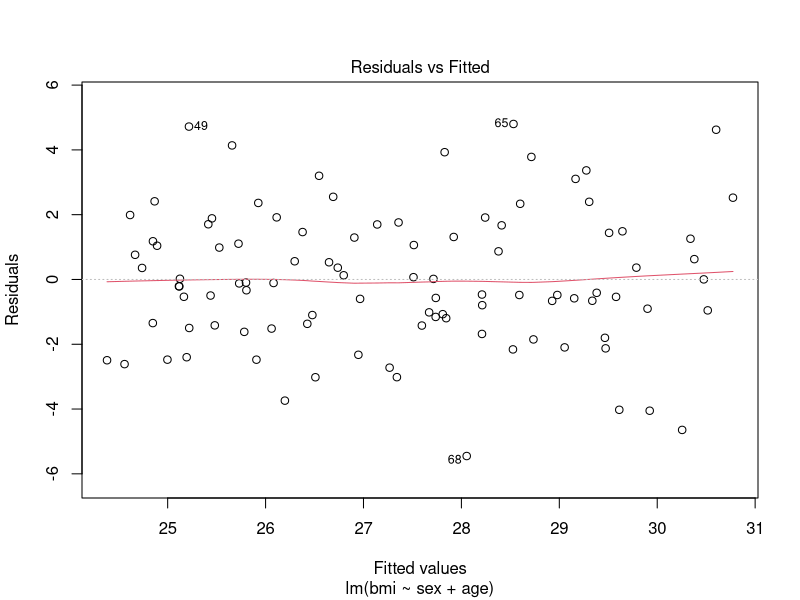
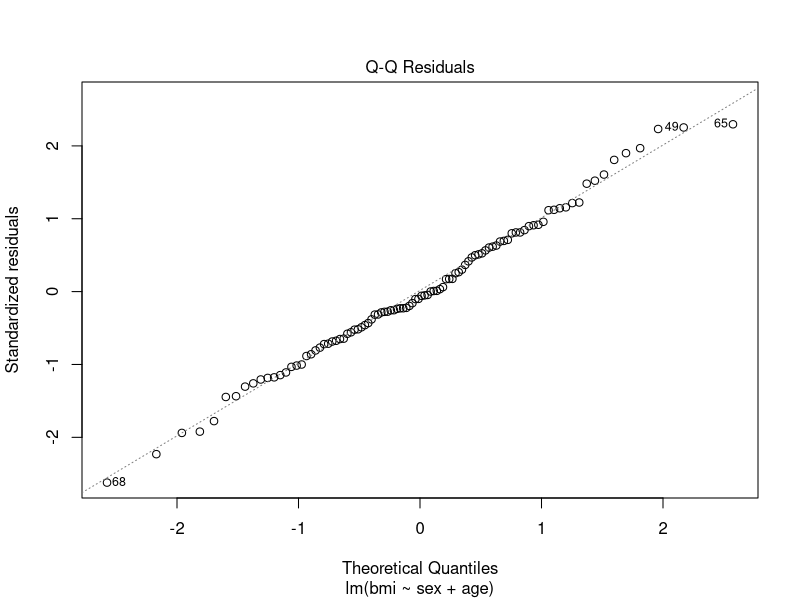
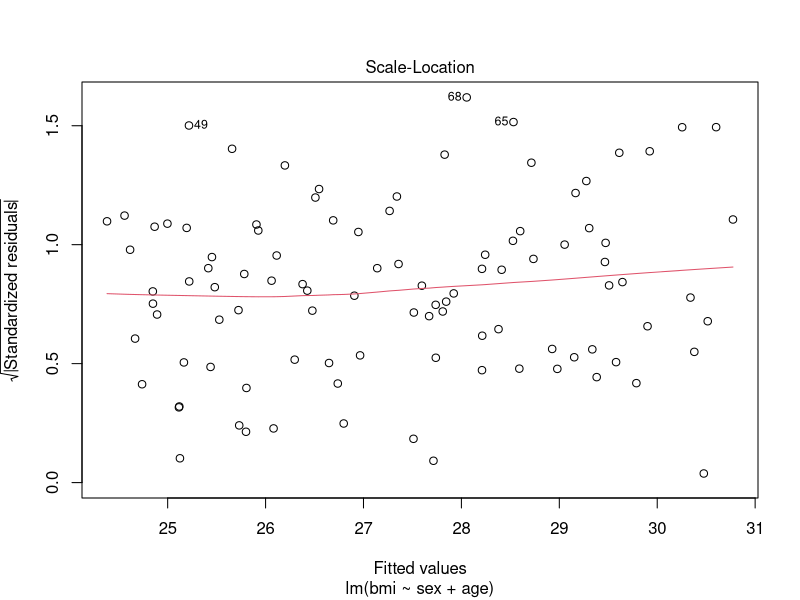
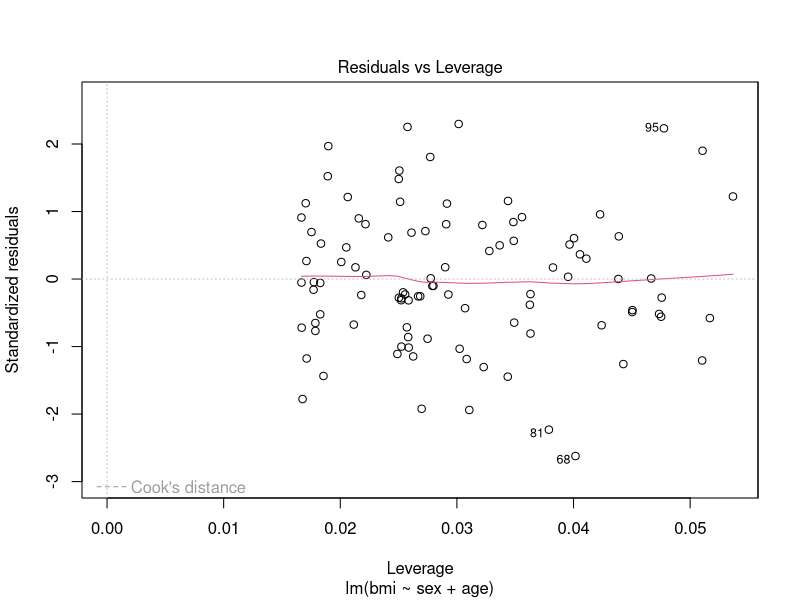
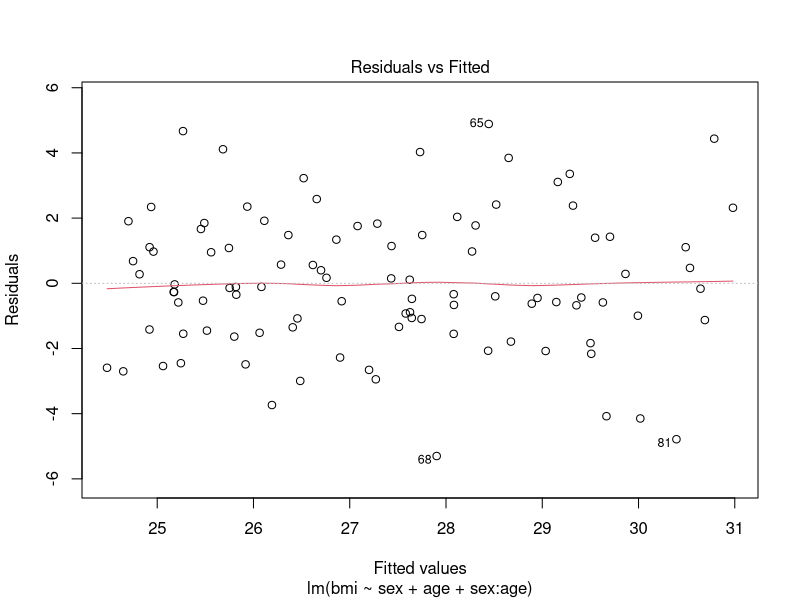
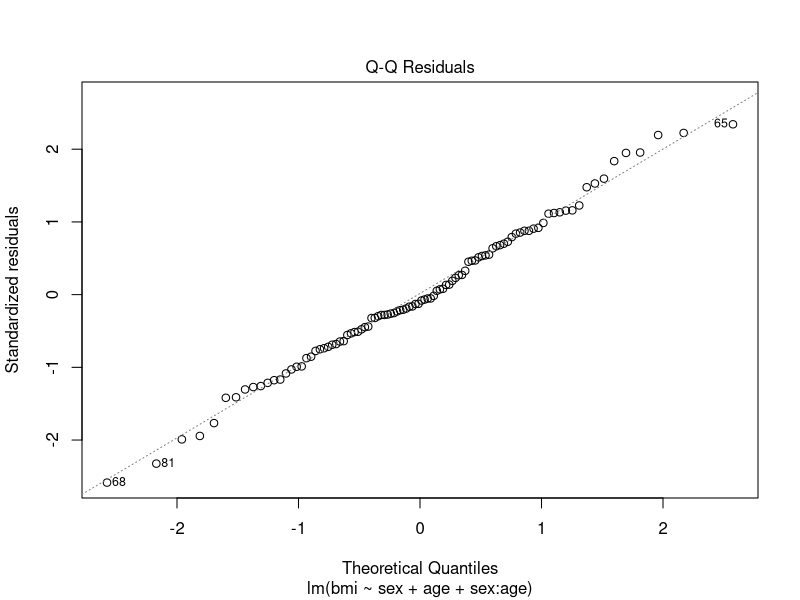
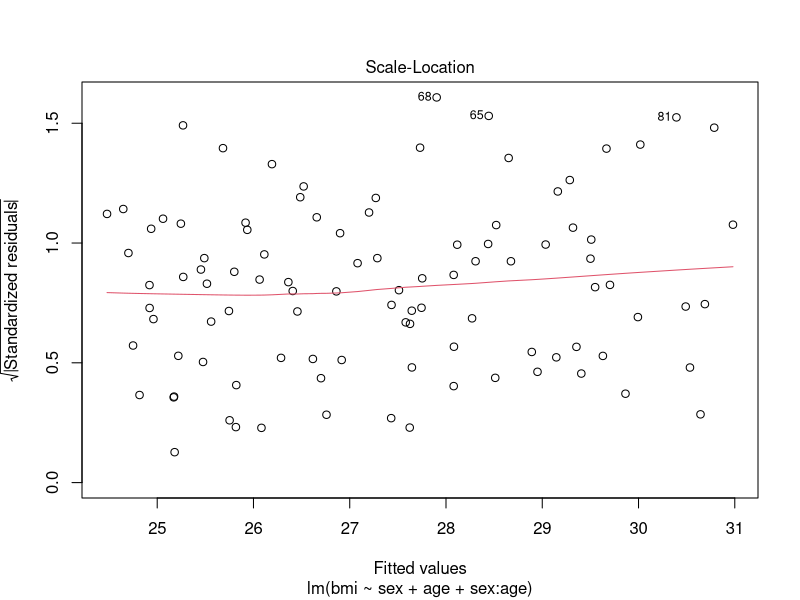
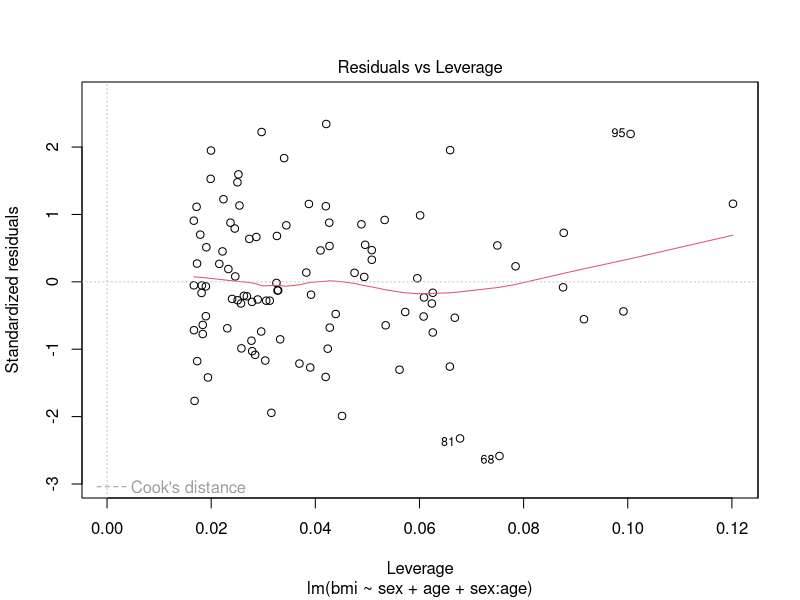

Generate these figures, in order, with R:
##CHALLENGE 2
    # WRITE A FUNCTION CALLED *simCohort that takes two parameters: *N* (number of individuals in the cohort) and 
    # *seed* (seed for the random number generation).

simCohort <- function (N, seed) {
            set.seed(seed)
            id <-c(1:N)
            sex <-c(rep.int(0, N*6/10), (rep.int(1, N*4/10)))
            data <-data.frame(sex, id)
            data$sex <- factor (data$sex,
                                 levels = c(0, 1),
                                 labels = c("male", "female"))
            data$ethnic <-rbinom(N, 1, 0.05)
            data$ethnic <- factor (data$ethnic,
                                    levels = c(0, 1),
                                    labels = c("non-white", "white"))
            data$age <-runif(N, min = 40, max = 70) 
            data$bmi <- ifelse(data$sex=="male", 21 + 0.1*data$age + rnorm(N, 0 , 2), 
                              20 + 0.15*data$age + rnorm(N, 0 , 2.5))
            smokevalues <-c(0, 1, 2) 
            data$smoke <- ifelse(data$sex == 0, sample(smokevalues, 600, replace = TRUE, prob = c(0.5, 0.3, 0.2)), 
                                 sample(smokevalues, 400, replace = T, prob = c(0.6, 0.3, 0.1)))
            data$smoke <- factor (data$smoke,
                                             levels = c(0, 1, 2),
                                             labels = c("never", "ex", "current"))
            data
}

    #Simulate 2 cohorts
cohort1 <- simCohort(100, 123)

    #Display the first part of data frame
head(cohort1)

cohort2 <- simCohort(10000, 987)

head(cohort2)

    #Examine the association between age and sex (exposures) and bmi (continuous outcome). Use the *lm* function

        #Age and sex adjusted linear regression models
model1_c1 <- lm(bmi ~ sex+age, cohort1)

model1_c2 <- lm(bmi ~ sex+age, cohort2)    

        #Age and sex adjusted linear regression models including an age*sex interaction term

model2_c1 <- lm(bmi ~ sex+age + sex:age, cohort1)

model2_c2 <- lm(bmi ~ sex*age, cohort2)

        #Explore differences between models
summary (model1_c1)
summary (model2_c1)
summary (model1_c2)
summary (model2_c2)

#Bonus exercise. Scatterplot wih the regression line
plot(model1_c1)
plot(model2_c1)
plot(model1_c2)
plot(model2_c2)


#To display 95% CI, install epi package
#install.packages(Epi)
#library(Epi)

#ci.lin(model1_c1)

#To make aesthetics figures install ggplot2 package
#install.packages("ggplot2")
#library(ggplot2)


